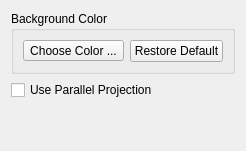
     <widget class="QWidget" name="General">
      <layout class="QGridLayout">
       <item row="2" column="0">
        <spacer>
         <property name="orientation">
          <enum>Qt::Vertical</enum>
         </property>
         <property name="sizeHint" stdset="0">
          <size>
           <width>20</width>
           <height>40</height>
          </size>
         </property>
        </spacer>
       </item>
       <item row="1" column="0">
        <widget class="QCheckBox" name="parallelProjection">
         <property name="toolTip">
          <string>&lt;html&gt;&lt;head&gt;&lt;meta name=&quot;qrichtext&quot; content=&quot;1&quot; /&gt;&lt;/head&gt;&lt;body style=&quot; white-space: pre-wrap; font-family:Sans Serif; font-size:9pt; font-weight:400; font-style:normal; text-decoration:none;&quot;&gt;&lt;p style=&quot; margin-top:0px; margin-bottom:0px; margin-left:0px; margin-right:0px; -qt-block-indent:0; text-indent:0px;&quot;&gt;Toggle the use of parallel projection (if parallel projection is off, perspective projection is used)&lt;/p&gt;&lt;/body&gt;&lt;/html&gt;</string>
         </property>
         <property name="whatsThis">
          <string>&lt;html&gt;&lt;head&gt;&lt;meta name=&quot;qrichtext&quot; content=&quot;1&quot; /&gt;&lt;/head&gt;&lt;body style=&quot; white-space: pre-wrap; font-family:Sans Serif; font-size:9pt; font-weight:400; font-style:normal; text-decoration:none;&quot;&gt;&lt;p style=&quot; margin-top:0px; margin-bottom:0px; margin-left:0px; margin-right:0px; -qt-block-indent:0; text-indent:0px;&quot;&gt;Toggle the use of parallel projection (if parallel projection is off, perspective projection is used).&lt;/p&gt;&lt;/body&gt;&lt;/html&gt;</string>
         </property>
         <property name="text">
          <string>Use Parallel Projection</string>
         </property>
        </widget>
       </item>
       <item row="0" column="0">
        <widget class="QGroupBox" name="groupBox">
         <property name="title">
          <string>Background Color</string>
         </property>
         <layout class="QGridLayout">
          <item row="0" column="1">
           <widget class="QPushButton" name="restoreDefault">
            <property name="text">
             <string>Restore Default</string>
            </property>
           </widget>
          </item>
          <item row="0" column="0">
           <widget class="pqStandardColorButton" name="backgroundColor">
            <property name="text">
             <string>Choose Color ...</string>
            </property>
           </widget>
          </item>
         </layout>
        </widget>
       </item>
      </layout>
     </widget>
